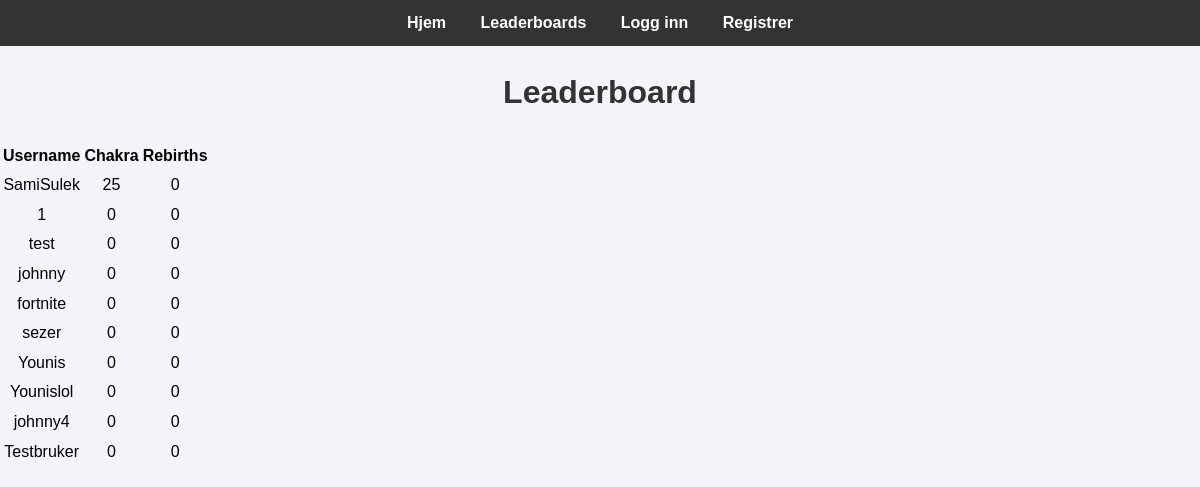
The app's page /leaderboard with its own data.
### tables this page shows
CREATE TABLE users (
            username TEXT PRIMARY KEY,
            password_hash TEXT,
            totp_key TEXT
        , chakra INTEGER DEFAULT 0, rebirth INTEGER DEFAULT 0);

### app.py (the view)
@app.route('/leaderboard')
def leaderboard():
    username = session.get('username')
    leaderboard_data = get_leaderboard()
    return render_template('leaderboard.html', leaderboard=leaderboard_data, username=username)

### app.py (called while the page is built)
def get_leaderboard():
    conn = sqlite3.connect('qrcode.db')
    c = conn.cursor()
    c.execute("SELECT username, chakra, rebirth FROM users ORDER BY chakra DESC, rebirth DESC LIMIT 10")
    leaderboard = c.fetchall()
    conn.close()
    return leaderboard

### templates/leaderboard.html
{% extends "base.html" %}
{% block content %}
<h1>Leaderboard</h1>
<table>
    <thead>
        <tr>
            <th>Username</th>
            <th>Chakra</th>
            <th>Rebirths</th>
        </tr>
    </thead>
    <tbody>
        {% for user in leaderboard %}
        <tr>
            <td>{{ user[0] }}</td>
            <td>{{ user[1] }}</td>
            <td>{{ user[2] }}</td>
        </tr>
        {% endfor %}
    </tbody>
</table>
{% endblock %}

### templates/base.html (shortened to what this page needs)
<!DOCTYPE html>
<html lang="en">
<head>
    <link rel="stylesheet" href="../static/style.css">
</head>
<body>
    <nav>
        <ul>
            <li><a href="/">Hjem</a></li>
            <li><a href="/leaderboard">Leaderboards</a></li>
            {% if session.get('username') %}
                <li><a href="/logout">Logg ut</a></li>
                <b><li> User: {{ username }}</li></b>
            {% else %}
                <li><a href="/login">Logg inn</a></li>
                <li><a href="/register">Registrer</a></li>
            {% endif %}
        </ul>
    </nav>
    {% block content %}{% endblock %}
</body>
</html>

### static/style.css (style rules this page uses)
body { font-family: Arial, sans-serif; background-color: #f4f4f9; margin: 0; padding: 0; line-height: 1.6; text-align: center; user-select: none; }
h1, h2, h3, h4, h5, h6 { color: #333; }
nav { background-color: #333; color: #fff; padding: 10px 0; text-align: center; }
nav ul { list-style-type: none; margin: 0; padding: 0; }
nav ul li { display: inline; margin: 0 15px; }
nav ul li a { color: #fff; text-decoration: none; font-weight: bold; }

### records on screen
users: username "SamiSulek", chakra "25", rebirth "0"
users: username "1", chakra "0", rebirth "0"
users: username "test", chakra "0", rebirth "0"
users: username "johnny", chakra "0", rebirth "0"
users: username "fortnite", chakra "0", rebirth "0"
users: username "sezer", chakra "0", rebirth "0"
users: username "Younis", chakra "0", rebirth "0"
users: username "Younislol", chakra "0", rebirth "0"
users: username "johnny4", chakra "0", rebirth "0"
users: username "Testbruker", chakra "0", rebirth "0"
